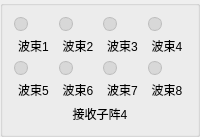
           <widget class="QGroupBox" name="grpArrayRx4">
            <property name="title">
             <string/>
            </property>
            <layout class="QVBoxLayout" name="layoutArrayRx4">
             <item>
              <layout class="QGridLayout" name="layoutArrayBeamsRx4">
               <item row="0" column="0">
                <layout class="QVBoxLayout" name="layoutRx4Beam1">
                 <item>
                  <widget class="QLabel" name="indicatorRx4Beam1">
                   <property name="minimumSize">
                    <size>
                     <width>14</width>
                     <height>14</height>
                    </size>
                   </property>
                   <property name="maximumSize">
                    <size>
                     <width>14</width>
                     <height>14</height>
                    </size>
                   </property>
                   <property name="styleSheet">
                    <string notr="true">background:#d8d8d8;border:1px solid #bdbdbd;border-radius:7px;</string>
                   </property>
                   <property name="text">
                    <string/>
                   </property>
                   <property name="alignment">
                    <set>Qt::AlignCenter</set>
                   </property>
                  </widget>
                 </item>
                 <item>
                  <widget class="QLabel" name="lblRx4Beam1">
                   <property name="text">
                    <string>波束1</string>
                   </property>
                   <property name="alignment">
                    <set>Qt::AlignCenter</set>
                   </property>
                  </widget>
                 </item>
                </layout>
               </item>
               <item row="0" column="1">
                <layout class="QVBoxLayout" name="layoutRx4Beam2">
                 <item>
                  <widget class="QLabel" name="indicatorRx4Beam2">
                   <property name="minimumSize">
                    <size>
                     <width>14</width>
                     <height>14</height>
                    </size>
                   </property>
                   <property name="maximumSize">
                    <size>
                     <width>14</width>
                     <height>14</height>
                    </size>
                   </property>
                   <property name="styleSheet">
                    <string notr="true">background:#d8d8d8;border:1px solid #bdbdbd;border-radius:7px;</string>
                   </property>
                   <property name="text">
                    <string/>
                   </property>
                   <property name="alignment">
                    <set>Qt::AlignCenter</set>
                   </property>
                  </widget>
                 </item>
                 <item>
                  <widget class="QLabel" name="lblRx4Beam2">
                   <property name="text">
                    <string>波束2</string>
                   </property>
                   <property name="alignment">
                    <set>Qt::AlignCenter</set>
                   </property>
                  </widget>
                 </item>
                </layout>
               </item>
               <item row="0" column="2">
                <layout class="QVBoxLayout" name="layoutRx4Beam3">
                 <item>
                  <widget class="QLabel" name="indicatorRx4Beam3">
                   <property name="minimumSize">
                    <size>
                     <width>14</width>
                     <height>14</height>
                    </size>
                   </property>
                   <property name="maximumSize">
                    <size>
                     <width>14</width>
                     <height>14</height>
                    </size>
                   </property>
                   <property name="styleSheet">
                    <string notr="true">background:#d8d8d8;border:1px solid #bdbdbd;border-radius:7px;</string>
                   </property>
                   <property name="text">
                    <string/>
                   </property>
                   <property name="alignment">
                    <set>Qt::AlignCenter</set>
                   </property>
                  </widget>
                 </item>
                 <item>
                  <widget class="QLabel" name="lblRx4Beam3">
                   <property name="text">
                    <string>波束3</string>
                   </property>
                   <property name="alignment">
                    <set>Qt::AlignCenter</set>
                   </property>
                  </widget>
                 </item>
                </layout>
               </item>
               <item row="0" column="3">
                <layout class="QVBoxLayout" name="layoutRx4Beam4">
                 <item>
                  <widget class="QLabel" name="indicatorRx4Beam4">
                   <property name="minimumSize">
                    <size>
                     <width>14</width>
                     <height>14</height>
                    </size>
                   </property>
                   <property name="maximumSize">
                    <size>
                     <width>14</width>
                     <height>14</height>
                    </size>
                   </property>
                   <property name="styleSheet">
                    <string notr="true">background:#d8d8d8;border:1px solid #bdbdbd;border-radius:7px;</string>
                   </property>
                   <property name="text">
                    <string/>
                   </property>
                   <property name="alignment">
                    <set>Qt::AlignCenter</set>
                   </property>
                  </widget>
                 </item>
                 <item>
                  <widget class="QLabel" name="lblRx4Beam4">
                   <property name="text">
                    <string>波束4</string>
                   </property>
                   <property name="alignment">
                    <set>Qt::AlignCenter</set>
                   </property>
                  </widget>
                 </item>
                </layout>
               </item>
               <item row="1" column="0">
                <layout class="QVBoxLayout" name="layoutRx4Beam5">
                 <item>
                  <widget class="QLabel" name="indicatorRx4Beam5">
                   <property name="minimumSize">
                    <size>
                     <width>14</width>
                     <height>14</height>
                    </size>
                   </property>
                   <property name="maximumSize">
                    <size>
                     <width>14</width>
                     <height>14</height>
                    </size>
                   </property>
                   <property name="styleSheet">
                    <string notr="true">background:#d8d8d8;border:1px solid #bdbdbd;border-radius:7px;</string>
                   </property>
                   <property name="text">
                    <string/>
                   </property>
                   <property name="alignment">
                    <set>Qt::AlignCenter</set>
                   </property>
                  </widget>
                 </item>
                 <item>
                  <widget class="QLabel" name="lblRx4Beam5">
                   <property name="text">
                    <string>波束5</string>
                   </property>
                   <property name="alignment">
                    <set>Qt::AlignCenter</set>
                   </property>
                  </widget>
                 </item>
                </layout>
               </item>
               <item row="1" column="1">
                <layout class="QVBoxLayout" name="layoutRx4Beam6">
                 <item>
                  <widget class="QLabel" name="indicatorRx4Beam6">
                   <property name="minimumSize">
                    <size>
                     <width>14</width>
                     <height>14</height>
                    </size>
                   </property>
                   <property name="maximumSize">
                    <size>
                     <width>14</width>
                     <height>14</height>
                    </size>
                   </property>
                   <property name="styleSheet">
                    <string notr="true">background:#d8d8d8;border:1px solid #bdbdbd;border-radius:7px;</string>
                   </property>
                   <property name="text">
                    <string/>
                   </property>
                   <property name="alignment">
                    <set>Qt::AlignCenter</set>
                   </property>
                  </widget>
                 </item>
                 <item>
                  <widget class="QLabel" name="lblRx4Beam6">
                   <property name="text">
                    <string>波束6</string>
                   </property>
                   <property name="alignment">
                    <set>Qt::AlignCenter</set>
                   </property>
                  </widget>
                 </item>
                </layout>
               </item>
               <item row="1" column="2">
                <layout class="QVBoxLayout" name="layoutRx4Beam7">
                 <item>
                  <widget class="QLabel" name="indicatorRx4Beam7">
                   <property name="minimumSize">
                    <size>
                     <width>14</width>
                     <height>14</height>
                    </size>
                   </property>
                   <property name="maximumSize">
                    <size>
                     <width>14</width>
                     <height>14</height>
                    </size>
                   </property>
                   <property name="styleSheet">
                    <string notr="true">background:#d8d8d8;border:1px solid #bdbdbd;border-radius:7px;</string>
                   </property>
                   <property name="text">
                    <string/>
                   </property>
                   <property name="alignment">
                    <set>Qt::AlignCenter</set>
                   </property>
                  </widget>
                 </item>
                 <item>
                  <widget class="QLabel" name="lblRx4Beam7">
                   <property name="text">
                    <string>波束7</string>
                   </property>
                   <property name="alignment">
                    <set>Qt::AlignCenter</set>
                   </property>
                  </widget>
                 </item>
                </layout>
               </item>
               <item row="1" column="3">
                <layout class="QVBoxLayout" name="layoutRx4Beam8">
                 <item>
                  <widget class="QLabel" name="indicatorRx4Beam8">
                   <property name="minimumSize">
                    <size>
                     <width>14</width>
                     <height>14</height>
                    </size>
                   </property>
                   <property name="maximumSize">
                    <size>
                     <width>14</width>
                     <height>14</height>
                    </size>
                   </property>
                   <property name="styleSheet">
                    <string notr="true">background:#d8d8d8;border:1px solid #bdbdbd;border-radius:7px;</string>
                   </property>
                   <property name="text">
                    <string/>
                   </property>
                   <property name="alignment">
                    <set>Qt::AlignCenter</set>
                   </property>
                  </widget>
                 </item>
                 <item>
                  <widget class="QLabel" name="lblRx4Beam8">
                   <property name="text">
                    <string>波束8</string>
                   </property>
                   <property name="alignment">
                    <set>Qt::AlignCenter</set>
                   </property>
                  </widget>
                 </item>
                </layout>
               </item>
              </layout>
             </item>
             <item>
              <widget class="QLabel" name="lblArrayNameRx4">
               <property name="text">
                <string>接收子阵4</string>
               </property>
               <property name="alignment">
                <set>Qt::AlignCenter</set>
               </property>
              </widget>
             </item>
            </layout>
           </widget>
